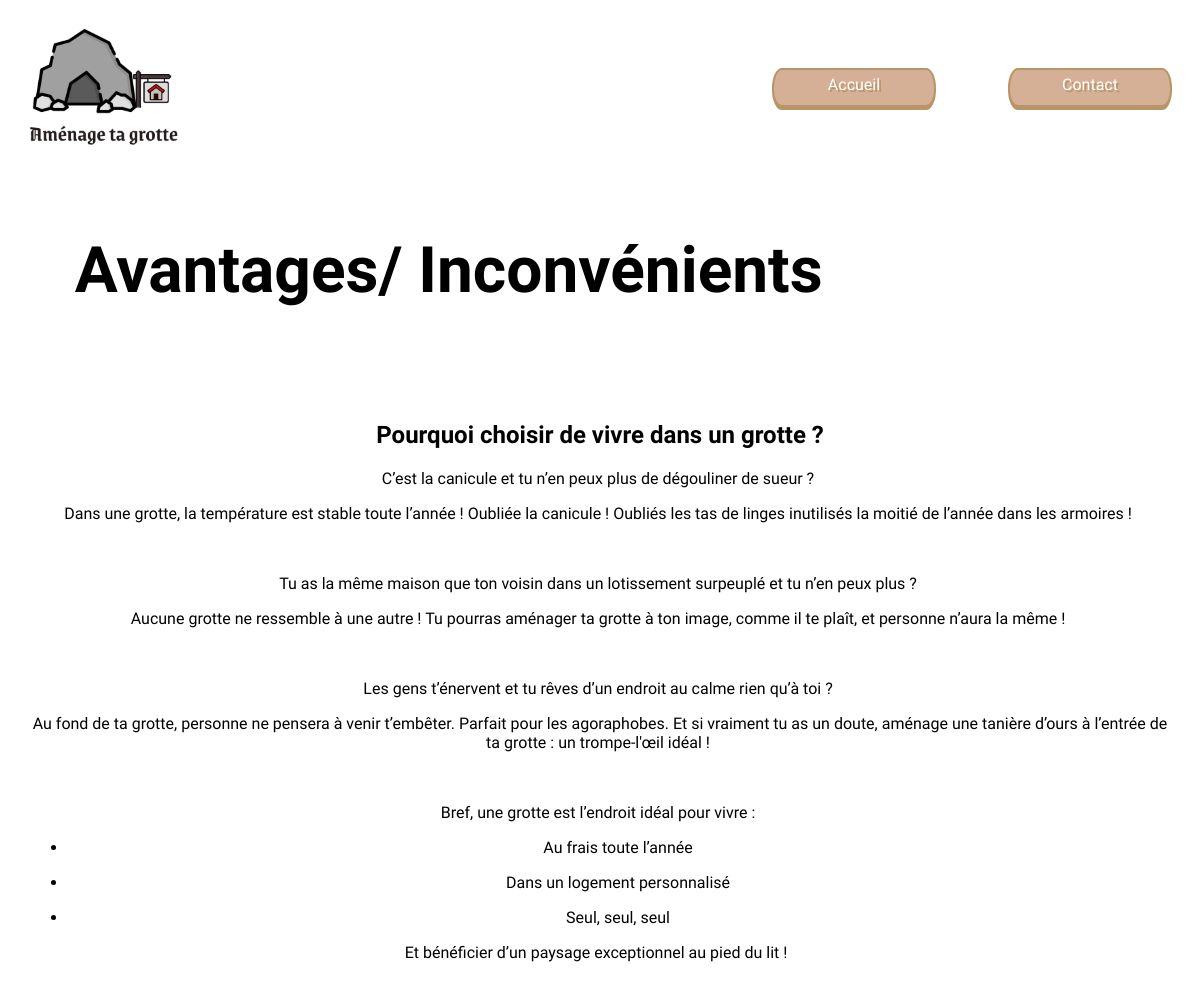
Page /article.php?id=3 on the committed database.
### tables this page shows
CREATE TABLE `article_blog` (
  `id_article` int(11) NOT NULL,
  `date_article` date DEFAULT NULL,
  `titre` varchar(200) DEFAULT NULL,
  `texte` text DEFAULT NULL,
  `id_admin` int(11) NOT NULL,
  `id_categorie` int(11) NOT NULL
);

CREATE TABLE `categorie` (
  `id_categorie` int(11) NOT NULL,
  `categorie` varchar(100) DEFAULT NULL,
  `media` varchar(255) DEFAULT NULL,
  `id_admin` int(11) NOT NULL
);

### article.php (the view, shortened to what this page needs)
<?php
include('appelBdd.php');
include('header.php');
?>
<main>
    <div class="">
        <a class="button-prev" href="categorie.php">Retour</a>
    </div>
    <?php
    $query = $db -> prepare('SELECT * FROM categorie INNER JOIN article_blog ON categorie.id_categorie = article_blog.id_categorie
                            WHERE article_blog.id_article = :id');
    $query -> execute([
        'id'=> $_GET['id'],
    ]);
    $article = $query ->fetchAll();
        foreach($article as $art){
    ?>
    <div class="title1">
        <h1><?=$art['categorie']?></h1>
    </div>
    <section class="">
        <h2><?=$art['titre']?></h2>
        <div><?=$art['texte']?></div>
    </section>
    <?php } ?>
</main>
<?php include('footer.php'); ?>

### css/style.css (style rules this page uses)
body { padding: 20px; font-family: 'Neuton', serif; font-family: 'Poltawski Nowy', serif; text-align: center; }
a { text-decoration: none; color: #fff; }
main { display: flex; flex-wrap: wrap; }
.title1 { margin-bottom: 50px; font-size: 2em; }

### rows in the picture
article_blog: id_categorie.categorie "Avantages/ Inconvénients", titre "Pourquoi choisir de vivre dans un grotte ?", texte "C’est la canicule et tu n’en peux plus de dégouliner de sueur ? Dans une grotte, la température est stable toute l’année ! Oubliée la canicule ! Oubliés les tas de linges inutilisés la moitié de l’année dans les armoires ! Tu as la même maison que ton voisin dans un lotissement surpeuplé et tu n’en peux plus ? Aucune grotte ne ressemble à une autre ! Tu pourras aménager ta grotte à ton image, co mme il te plaît, et personne n’aura la même ! Les gens t’énervent et tu rêves d’un endroit au calme rien qu’à toi ? Au fond de ta grotte, personne ne pensera à venir t’embêter. Parfait pour les agoraphobes. Et si vraiment tu as un doute, aménage un e tanière d’ours à l’entrée de ta grotte : un…"
